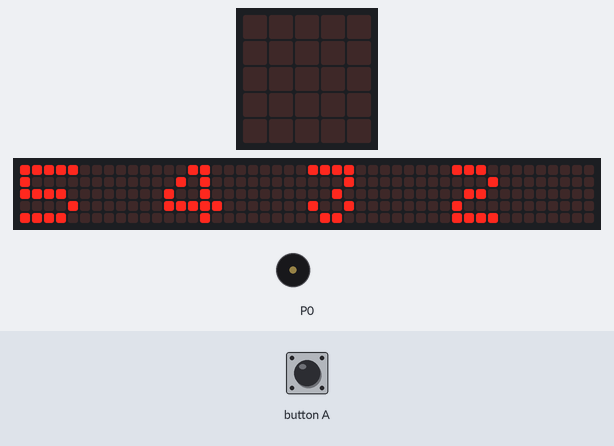
A program run on a simulated BBC micro:bit (MakeCode). Parts: the board's 5×5 LED display, a strip that is not on the board, showing the scrolling text unrolled, buzzer (waves = sounding). The inputs (shaded band) are chosen by the test bench. The 48×5 strip is a reading aid, not a part: it shows the text the display is scrolling, unrolled, one strip-width of it at a time.

Above: at 6.8 s.
At 15.0 s:
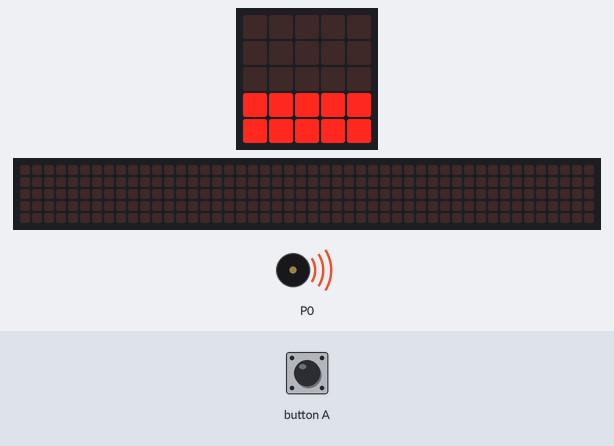
15.1 s: button A pressed 2 times (0.12 s each, 0.3 s apart)
At 15.7 s:
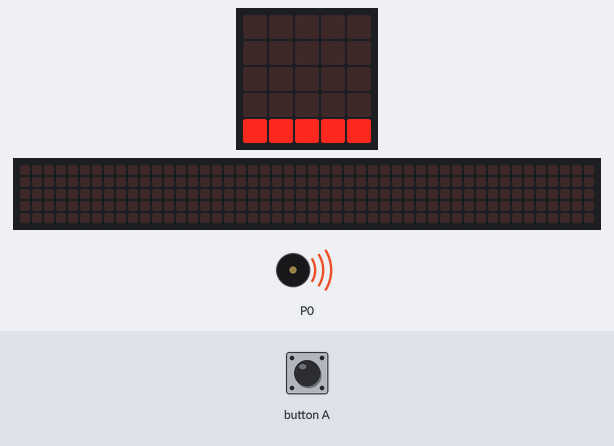
At 17.0 s:
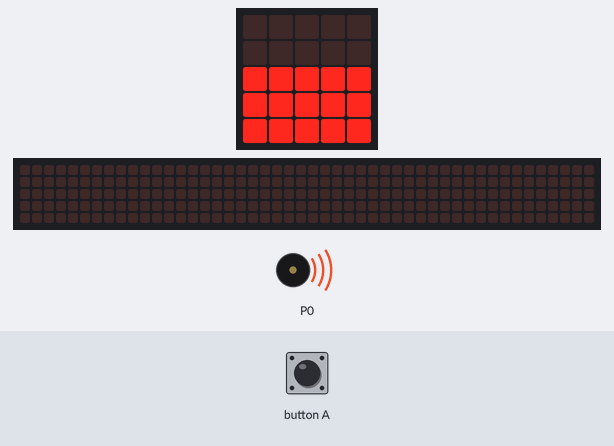
Timing chart, 0 to 24.6 s (numbered marks = the images above; inputs shaded):
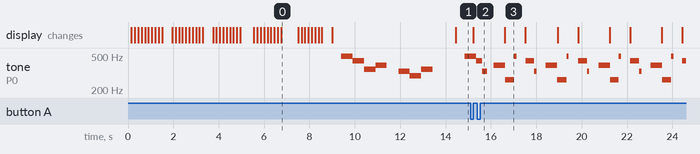

The program:

main.ts
```typescript
input.onButtonPressed(Button.A, function () {
    for (let index = 0; index < 4; index++) {
        basic.showLeds(`
            . . . . .
            . . . . .
            . . . . .
            . . . . .
            # # # # #
            `)
        music.playMelody("E G C D B A F C5 ", 120)
        basic.pause(500)
        basic.showLeds(`
            . . . . .
            . . . . .
            . . . . .
            # # # # #
            # # # # #
            `)
        music.playMelody("E G C D B A F C5 ", 120)
        basic.pause(500)
        basic.showLeds(`
            . . . . .
            . . . . .
            # # # # #
            # # # # #
            # # # # #
            `)
        music.playMelody("E G C D B A F C5 ", 120)
        basic.pause(500)
    }
})
basic.showString("5 4 3 2 1")
basic.forever(function () {
    basic.showLeds(`
        . . . . .
        . . . . .
        . . . . .
        . . . . .
        # # # # #
        `)
    music.playMelody("B A F G - E D F ", 120)
    basic.pause(1000)
    basic.showLeds(`
        . . . . .
        . . . . .
        . . . . .
        # # # # #
        # # # # #
        `)
    music.playMelody("B A F G - E D F ", 120)
    basic.pause(1000)
    basic.showLeds(`
        . . . . .
        . . . . .
        # # # # #
        # # # # #
        # # # # #
        `)
    music.playMelody("B A F G - E D F ", 120)
    basic.pause(1000)
})
```

test.ts
```typescript
// aquí va el archivo "tests"; esto no se compilará cuando este paquete se utilice como una extensión.
```

Measured:
- after the input at 15.1 s, the display: changes after 0.12 s (image 2)
- by itself, tone on P0: plays 440 Hz for 0.27 s, 330 Hz for 0.23 s, 392 Hz for 0.51 s, 262 Hz for 0.39 s, 494 Hz for 0.11 s, 440 Hz for 0.40 s … (21 notes in this stretch)
- what the display in image 0 shows lasts 0.7 s, from 6.8 s to 7.5 s
- what the display in image 3 shows lasts 0.9 s, from 16.6 s to 17.5 s
